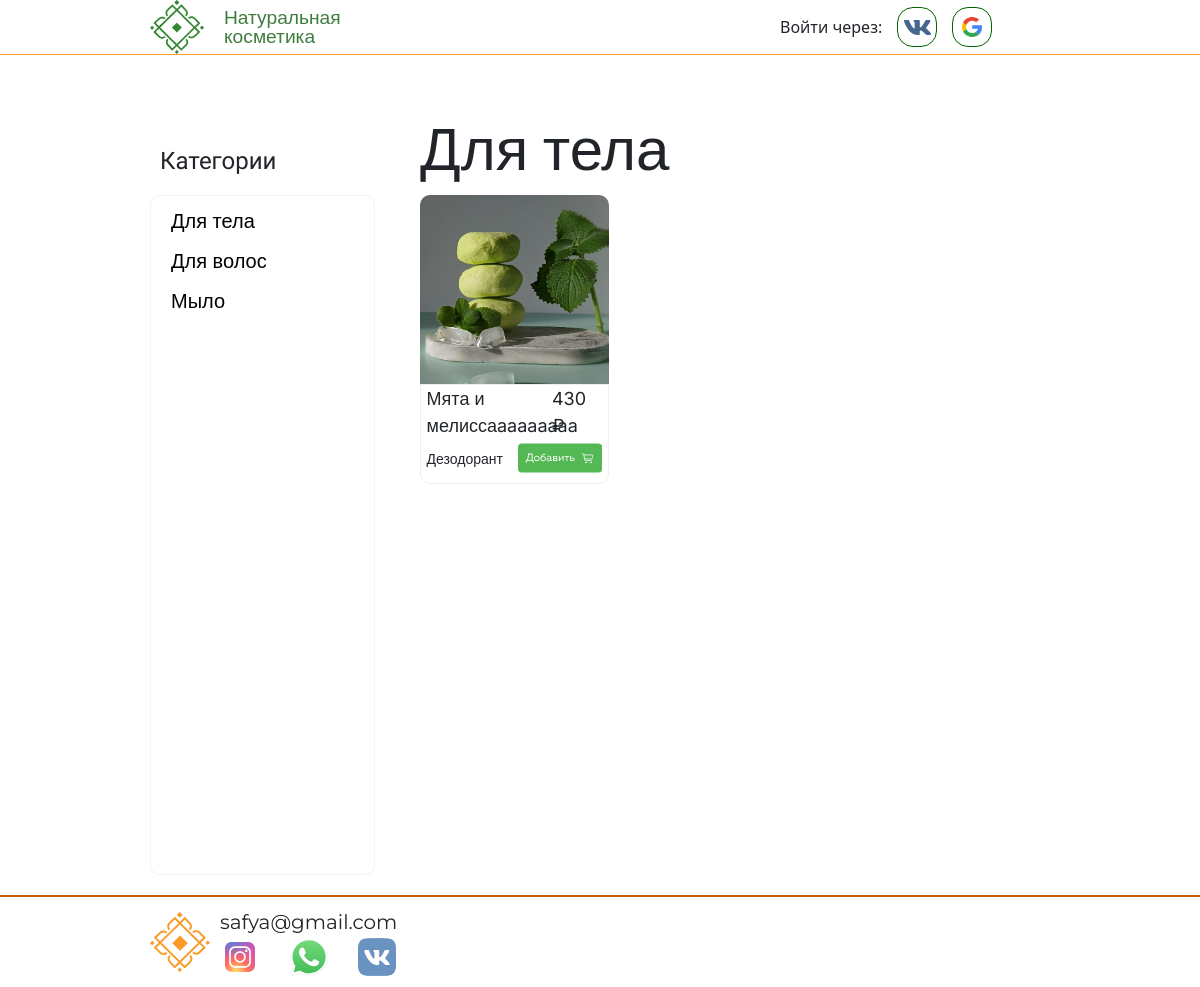
Screenshot of /category/for-body with the database file from the repository.
### main/models.py (models this page shows, shortened)
class Product(models.Model):
    name = models.CharField("Название", max_length=250)
    description = models.TextField("Описание")
    price = models.IntegerField(verbose_name="Цена")
    category = models.ForeignKey(Category, verbose_name="Категория", on_delete=models.CASCADE)
    poster = models.ImageField(upload_to="posters/")
    components = models.ManyToManyField(Component, verbose_name="Составляющее")
    weight = models.PositiveIntegerField('Вес товара', help_text='Указывать в граммах', default=0)
    def get_absolute_url(self):
        return reverse("product", kwargs={"id": self.pk})
    class Meta:
        verbose_name = 'Товар'
        verbose_name_plural = "Товары"

class Category(models.Model):
    name = models.CharField("Название", max_length=150)
    class Meta:
        verbose_name = 'Категория'
        verbose_name_plural = "Категории"

### main/views.py (the view)
# urls.py: path('category/<slug:slug>', views.category, name='categories'),
def category(request, slug):
    user = request.user
    categories = {'for-body': 'Для тела',
                  'for-hair': 'Для волос', 'soaps': 'Мыло'}
    сurrent_category = categories[slug]
    products = get_products_by_supergroup(slug)
    products_in_cart = []
    if user.is_authenticated:
        products_in_cart += get_product_ides_in_cart_of(user)
    context = {"products": products, 'current_category': сurrent_category,
               "categories": categories, "cart": products_in_cart}
    return render(request, 'main/categories.html', context)

### main/orm_requests.py (called while the page is built)
def get_products_by_supergroup(slug):
    supergroups = {'for-body': (3, 4, 5), 'for-hair': (2, 6), 'soaps': (1,)}
    if slug in supergroups:
        products = Product.objects.filter(category__id__in=supergroups[slug])
    else:
        raise Http404('Такой категории еще нет...')
    return products

### templates/main/categories.html (shortened to what this page needs)
{% extends 'base.html' %}{% load static %}
{% block content %}
<div class="products-list-wrapper">
    <div class="left-block-inproductslist">
    <div class="categorylist-header"><p>Категории</p></div>
        <div class="categorieslist">
            {% for slug, category in categories.items %}
                <a href="{% url 'categories' slug %}" class="category-link"><div class="category-name-frame"><span class="category-name">{{ category }}</span></div></a>
            {% endfor %}
        </div>
    </div>
    <div class="right-block-inproductslist">
        <div class="current-category-name"><span>{{ current_category }}</span></div>
        <div class="products-list">
            {% for product in products %}
            <div class="product-block">
                <div class="image-block">
                    <a href="{{ product.get_absolute_url }}">
                    <img class="product-preview" src="{{ product.poster.url }}">
                    </a>
                </div>
                <div class="product-info">
                    <div class="txt-info">
                        <span class="product-title">{{ product.name }}</span>
                        <span class="product-price">{{ product.price }} ₽</span>
                    </div>
                    <div class="side-info">
                        {% if current_category != 'Мыло' %}
                            <span class="optional-cat-title">{{ product.category.name }}</span>
                        {% endif %}
                    </div>
                </div>
            </div>
            {% endfor %}
        </div>
    </div>
</div>
{% endblock content %}

### static/css/main.css (style rules this page uses)
* { margin: 0; padding: 0; }
a { text-decoration: none; }
.products-list-wrapper { width: 75%; min-height: 90vh; }
.left-block-inproductslist { width: 25%; float: left; margin-right: 15px; }
.right-block-inproductslist { width: 70%; float: right; }
.categorylist-header { min-height: 15vh; display: flex; align-items: flex-end; padding-left: 10px; font-size: 24px; font-family: 'Ubuntu', sans-serif; }
.categorieslist { display: flex; flex-direction: column; min-height: 85vh; border-radius: 10px; border: 1px solid #F1F4F2 }
.category-name { color: black; padding-left: 10px; padding-right: 10px; font-size: 20px; font-family: 'Montseratt', sans-serif; }
.category-name-frame { border-radius: 12px; display: inline-block; margin-left: 10px; }
.category-link { padding-top: 10px; }
.current-category-name { min-height: 15vh; display: flex; align-items: flex-end; }
.current-category-name span { font-size: 60px; font-family: 'Rubik', sans-serif; }
.products-list { display: flex; flex-wrap: wrap; }
.product-block { width: 30%; border-radius: 10px; max-width: 200px; margin-right: 3%; margin-bottom: 25px; }
.image-block { display: flex; justify-content: center; align-items: flex-start; border-radius: 10px; max-height: 200px; max-width: 200px; }
.product-preview { max-width: 100%; max-height: 100%; border-top-left-radius: 10px; border-top-right-radius: 10px; }
.product-info { border: 1px solid #eeeeee; border-bottom-left-radius: 10px; border-bottom-right-radius: 10px; display: flex; flex-direction: column; justify-content: center; width: 100%; }
.txt-info { display: flex; justify-content: space-between; }
.product-title { font-size: 18px; font-family: "Inter", sans-serif; padding-left: 3%; width: 70%; }
.product-price { font-size: 18px; font-family: 'Inter', sans-serif; padding-right: 3%; width: 30%; }
.side-info { min-width: 100%; }
.add2cart { width: 45%; margin: 0 3% 3% 3%; float: right; }
.optional-cat-title { padding: 5% 3% 0 3%; font-size: 14px; float: left; font-family: 'Inter', sans-serif; }

### rows the page displays
Product: poster (picture), name "Мята и мелиссаaaaaaaaa", price "430", category.name "Дезодорант"

### other values shown
{{ category }} "Для тела" "Для волос" "Мыло"
{{ current_category }} "Для тела"
